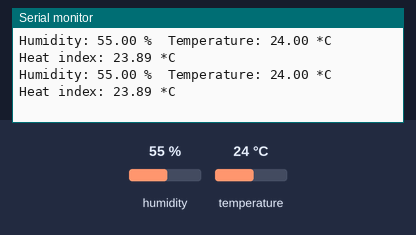
A sketch run on a simulated Arduino Uno, built with avr-gcc and run on an emulated ATmega328P. On the bench: the last lines printed to the serial monitor. Inputs (shaded band) come from the test bench; at power-on: humidity 55 %, temperature 24 °C.

Above: at 3.3 s.
3.4 s: humidity set to 22 %
At 4.9 s:
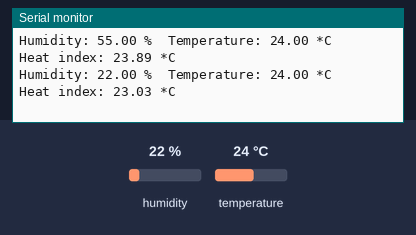
6.2 s: temperature set to 12 °C
At 6.2 s:
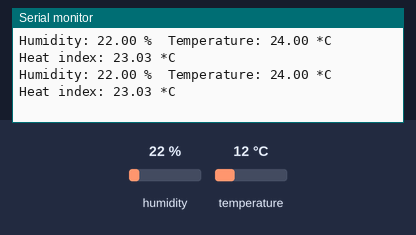
9.0 s: humidity set to 40 %
At 9.6 s:
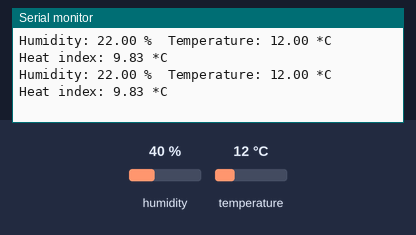
Timing chart, 0 to 12.0 s (numbered marks = the images above; inputs shaded):
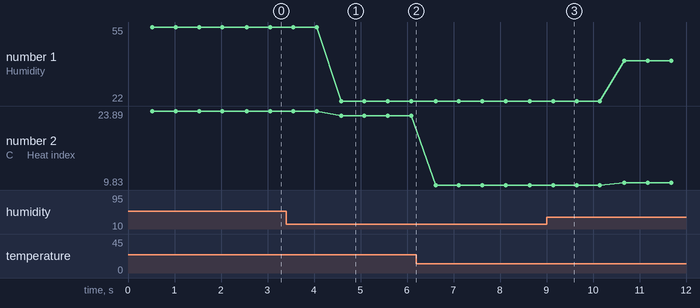

Measured:
- after the input at 3.4 s, the serial monitor: prints a new line after 1.2 s (image 1)
- plotted number 1: 55 → 22 after the input at 3.4 s, 22 → 40 after the input at 9.0 s
- plotted number 2: 23.89 → 23.03 after the input at 3.4 s, 23.03 → 9.83 after the input at 6.2 s, 9.83 → 10.3 after the input at 9.0 s

The sketch:

HumiditySensor.ino
```cpp
#include "DHT.h"
#define DHTPIN 5
#define DHTTYPE DHT11

DHT dht(DHTPIN, DHTTYPE);

void setup() {
  Serial.begin(9600);
  Serial.println("DHTxx test!");

  dht.begin();
}

void loop() {

  delay(500);
  float h = dht.readHumidity();
  float t = dht.readTemperature();
  float f = dht.readTemperature(true);

  if (isnan(h) || isnan(t) || isnan(f)) {
    Serial.println("Failed to read from DHT sensor!");
    return;
  }

  float hif = dht.computeHeatIndex(f, h);
  float hic = dht.computeHeatIndex(t, h, false);

  Serial.print("Humidity: ");
  Serial.print(h);
  Serial.print(" %\t");
  Serial.print("Temperature: ");
  Serial.print(t);
  Serial.print(" *C \t\t");
  Serial.print("Heat index: ");
  Serial.print(hic);
  Serial.print(" *C \n");
}
```
